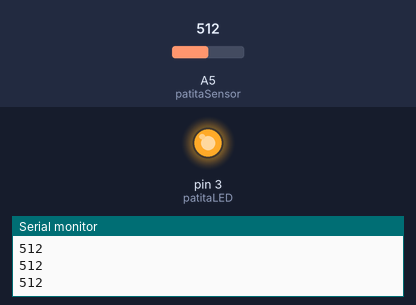
Simulated run of this sketch. Board: Arduino Uno, built with avr-gcc and run on an emulated ATmega328P. Parts: output pins drawn as LEDs (lit = HIGH), the last lines printed to the serial monitor. The inputs (shaded band) are chosen by the test bench; at power-on: A5 (patitaSensor) = 512.

Above: at 1.2 s.
1.3 s: A5 (patitaSensor) set to 306
At 2.0 s:
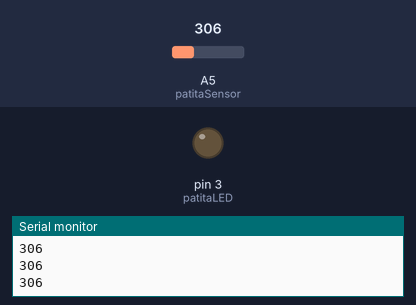
2.8 s: A5 (patitaSensor) set to 320
At 3.3 s:
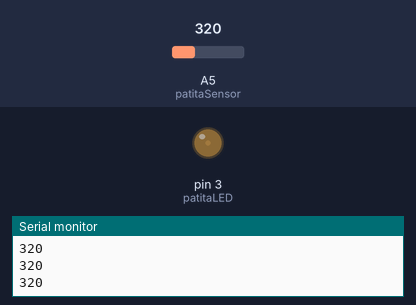
4.3 s: A5 (patitaSensor) set to 511
At 5.5 s:
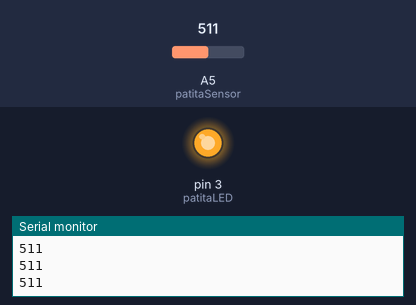
Timing chart, 0 to 7.3 s (numbered marks = the images above; inputs shaded):
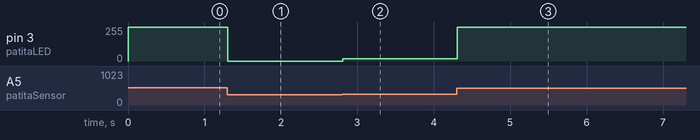

Measured:
- after the input at 1.3 s, pin 3 (patitaLED): 255/255 → 0/255 at once
- after the input at 2.8 s, pin 3 (patitaLED): 0/255 → 17/255 at once
- after the input at 4.3 s, pin 3 (patitaLED): 17/255 → 253/255 at once

The sketch:

ej_03_fotorresistor.ino
```cpp
// ej_03_fotorresistor
// por montoyamoraga
// para Academia Sinestesia
// Fondart Iquique Medios Interactivos 2022
// v0.0.1 noviembre 2022
// hecho con Arduino 2.0.1

// variable para patita conectada a LED
int patitaLED = 3;

// variable para definir patita de lectura analogica
int patitaSensor = A5;
// variable para almacenar valor del potenciometro
int valorSensor = 0;
// variable para almacenar valor del sensor mapeado
int valorSensorMapeado = 0;

// valores minimo sensor
int valorMin = 1023;
int valorMax = 0;

// setup() ocurre una vez al principio
void setup() {
  // definir la patita conectada a LED como salida
  pinMode(patitaLED, OUTPUT);

    // definir la patita conectada a fotorresistor como entrada
  pinMode(patitaSensor, INPUT);

  // iniciar comunicacion serial
  Serial.begin(9600);
}

// loop() ocurre despues de setup, en bucle
void loop() {

  // leer sensor
  valorSensor = analogRead(patitaSensor);

  // imprimir valor sensor
  Serial.println(valorSensor);

  // actualizar valores minimo y maximo
  if (valorSensor < valorMin) {
    valorMin = valorSensor;
  }

  if (valorSensor > valorMax) {
    valorMax = valorSensor;
  }

  // como el valor de entrada analogica es entre 0 y 1023
  // y el valor de salida analoga que podemos hacer es entre 0 y 255
  // usamos la funcion map() para ajustar el valor
  valorSensorMapeado = map(valorSensor, valorMin, valorMax, 0, 255);

  // prender LED con funcion analogWrite
  analogWrite(patitaLED, valorSensorMapeado);
}
```
